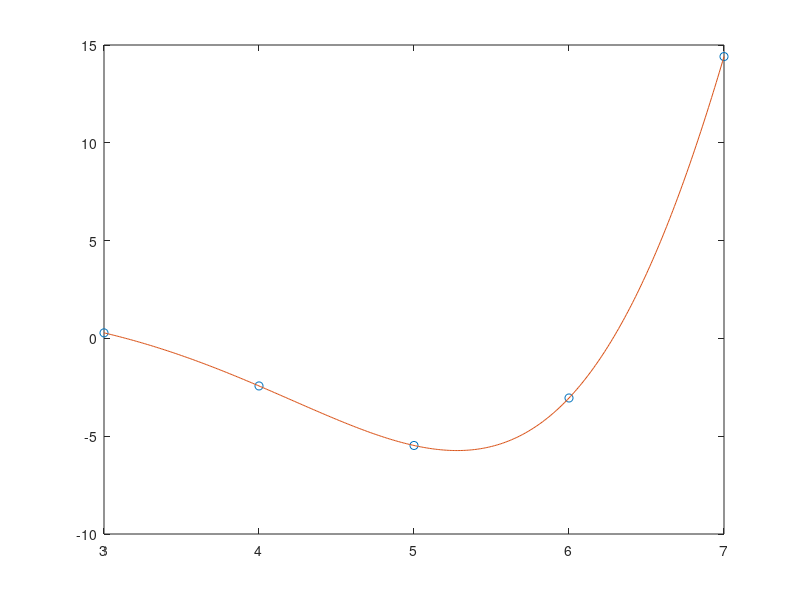

Reproduce this figure in MATLAB.
f = @(x) ( exp(x) .* (sin(x)) ) ./ (x.^2 + 1);

resolution1 = 1;
x1 = 3:resolution1:7;
y1 = f(x1);

resolution2 = 0.01;
x2 = 3:resolution2:7;
y2 = f(x2);

plot(x1, y1, 'o', x2, y2);